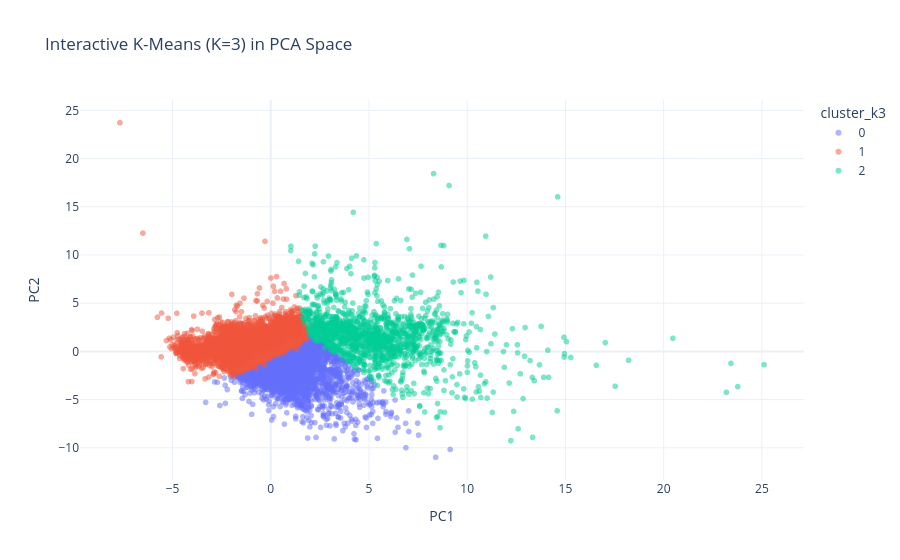

The notebook cell saved with this chart:
### Code cell
cluster_plot_df = pca_plot_df.copy()
cluster_plot_df['cluster_k3'] = clusters3.astype(str)

fig, ax = plt.subplots(figsize=(7, 5))
scatter = ax.scatter(
    cluster_plot_df['PC1'],
    cluster_plot_df['PC2'],
    c=cluster_plot_df['cluster_k3'].astype(int),
    cmap='tab10',
    s=16,
    alpha=0.5,
)
ax.set_title('K-Means (K=3) Overlay in PCA Space')
ax.set_xlabel('PC1')
ax.set_ylabel('PC2')
ax.grid(alpha=0.2)
legend = ax.legend(*scatter.legend_elements(), title='Cluster')
ax.add_artist(legend)
fig.tight_layout()
fig.savefig(FIGURES_PDF / 'kmeans_scatter_k3.pdf', bbox_inches='tight')
fig.savefig(FIGURES_PNG / 'kmeans_scatter_k3.png', dpi=300, bbox_inches='tight')
plt.show()

fig_plotly_k3 = px.scatter(
    cluster_plot_df,
    x='PC1',
    y='PC2',
    color='cluster_k3',
    opacity=0.5,
    title='Interactive K-Means (K=3) in PCA Space'
)
fig_plotly_k3.update_layout(template='plotly_white')
fig_plotly_k3.show()

### Figure 1 — Plotly figure (JSON) as saved in the notebook; plotly's stock layout.template omitted (floating-point values rounded to 4 significant figures; data arrays with more than 128 entries replaced by an {"elided": "..."} marker saying what was removed)
{"data": [{"hovertemplate": "cluster_k3=0<br>PC1=%{x}<br>PC2=%{y}<extra></extra>", "legendgroup": "0", "marker": {"color": "#636efa", "opacity": 0.5, "symbol": "circle"}, "mode": "markers", "name": "0", "showlegend": true, "type": "scattergl", "x": {"elided": "4477 float values"}, "xaxis": "x", "y": {"elided": "4477 float values"}, "yaxis": "y"}, {"hovertemplate": "cluster_k3=1<br>PC1=%{x}<br>PC2=%{y}<extra></extra>", "legendgroup": "1", "marker": {"color": "#EF553B", "opacity": 0.5, "symbol": "circle"}, "mode": "markers", "name": "1", "showlegend": true, "type": "scattergl", "x": {"elided": "8871 float values"}, "xaxis": "x", "y": {"elided": "8871 float values"}, "yaxis": "y"}, {"hovertemplate": "cluster_k3=2<br>PC1=%{x}<br>PC2=%{y}<extra></extra>", "legendgroup": "2", "marker": {"color": "#00cc96", "opacity": 0.5, "symbol": "circle"}, "mode": "markers", "name": "2", "showlegend": true, "type": "scattergl", "x": {"elided": "1405 float values"}, "xaxis": "x", "y": {"elided": "1405 float values"}, "yaxis": "y"}], "layout": {"legend": {"title": {"text": "cluster_k3"}, "tracegroupgap": 0}, "title": {"text": "Interactive K-Means (K=3) in PCA Space"}, "xaxis": {"anchor": "y", "domain": [0, 1], "title": {"text": "PC1"}}, "yaxis": {"anchor": "x", "domain": [0, 1], "title": {"text": "PC2"}}}}
